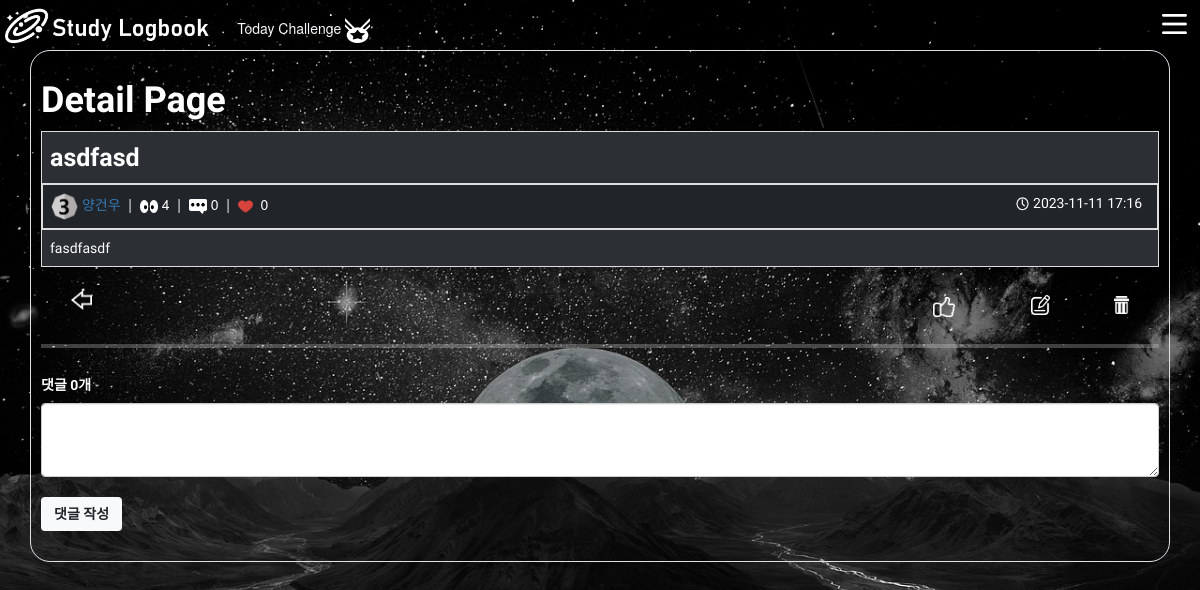
Page /plans/1/ (signed in) on the committed database.
### plans/models.py (models this page shows)
class Plan(models.Model):
    user = models.ForeignKey(
        settings.AUTH_USER_MODEL, on_delete=models.CASCADE, related_name='user_plans'
    )
    like_users = models.ManyToManyField(
        settings.AUTH_USER_MODEL, related_name='like_plans'
    )
    title = models.CharField(max_length=200)
    content = models.TextField()
    count = models.PositiveIntegerField(default=0)
    image = models.ImageField(blank=True)
    created_at = models.DateTimeField(auto_now_add=True)
    updated_at = models.DateTimeField(auto_now=True)

### accounts/models.py (models this page shows, shortened)
class User(AbstractBaseUser, PermissionsMixin):
    followings = models.ManyToManyField('self', symmetrical=False, related_name='followers')
    beakjoon_nickname = models.CharField('백준 닉네임',max_length=30, blank=True)
    beakjoon_rank = models.CharField(max_length=30, blank=True, null=True)
    email = models.EmailField('이메일', unique=True)
    username = models.CharField('이름', max_length=30)
    is_staff = models.BooleanField('스태프 권한', default=False)
    is_active = models.BooleanField('사용중', default=True)
    date_joined = models.DateTimeField('가입일', default=timezone.now)
    image = models.ImageField(blank=True)
    objects = UserManager()
    USERNAME_FIELD = 'email'                     # email을 사용자의 식별자로 설정
    REQUIRED_FIELDS = ['username']                   # 필수입력값
    class Meta:
        verbose_name = _('user')
        verbose_name_plural = _('users')
        swappable = 'AUTH_USER_MODEL'
    @property
    def users(self):
        users = get_user_model().objects.all()
        return users

### plans/views.py (the view)
# urls.py: path('<int:pk>/', views.detail, name='detail'),
@login_required
def detail(request, pk):
    plan = Plan.objects.get(pk=pk)
    plan.count += 1
    plan.save()
    comment_form = CommentForm()
    comments = plan.comments.all()
    context = {
        'plan': plan,
        'comment_form': comment_form,
        'comments': comments,
    }
    return render(request, 'plans/detail.html', context)

### plans/forms.py
class CommentForm(forms.ModelForm):
    class Meta:
        model = Comment
        fields = ('comment_content',)

### plans/templates/plans/detail.html (shortened to what this page needs)
{% extends "base.html" %}
{% load static %}
{% block css %}
    <link rel="stylesheet" href="https://maxcdn.bootstrapcdn.com/bootstrap/3.3.2/css/bootstrap.min.css">
    {% endblock css %}
{% block content %}
    <div class='container border bg-dark.bg-gradient p-3 rounded-5'>
        <a href="{% url "plans:index" %}">
            <h1 class='font fw-bold text-white'>Detail Page</h1>
        </a>
        <table class="table table-striped table-bordered table-dark">
            <tr>
                <th class='font col-md-2 align-middle fs-1' colspan='2'>{{ plan.title }}</th>
            </tr>
            <tr>
                <div>
                    <td class='col-md-12 d-flex justify-content-between' colspan='2'>
                        <div>
                            <img src="{% static 'Rank/'|add:plan.user.beakjoon_rank|add:'.png' %}" width="27" height="27" alt="asd">&nbsp;<a href="{% url "accounts:profile" plan.user.pk %}">{{ plan.user.username }}</a> &nbsp;|&nbsp;
                            <img src={% static "hit_img.png" %} alt="logo_medal.png" width="18" height="13">&nbsp;<span>{{ plan.count }}</span> &nbsp;|&nbsp;
                            <img src={% static "comment_img.png" %} alt="logo_medal.png" width="18" height="15">&nbsp;<span id="cnt2">{{ plan.comments.all|length }}</span> &nbsp;|&nbsp;
                            <img src={% static "like_img.png" %} alt="logo_medal.png" width="15" height="15">&nbsp; <span id="likes-count">{{ plan.like_users.all|length }}</span>
                        </div>
                        <div class ='font'>
                            <img src={% static "time2_img.png" %} alt="logo_medal.png" width="15" height="15">&nbsp;{{ plan.updated_at | date:"Y-m-d H:i" }}&nbsp;&nbsp;
                        </div>
                    </td>
                </div>
            </tr>
            <tr>
                <td class='font' colspan='2' style="word-break:break-all">{{ plan.content | linebreaksbr }}</td>
            </tr>
        </table>
        {% if request.user == plan.user %}
        <div class='d-flex justify-content-between'>
            <div>
                <a class = 'mx-5' href="{% url "plans:index" %}">
                    <img src="{% static "back.png" %}" alt="back" height="20px">
                </a>
            </div>
            <div>
                <a class = 'mx-5 likeA btn' data-plan-id="{{ plan.pk }}">
                    <img src={% static "like3_img.png" %} alt="like_medal.png" height="20">
                </a>
                <a class = 'mx-5' href="{% url "plans:update" plan.pk %}" enctype='multipart/form-data'>
                    <img src={% static "update.png" %} alt="like_medal.png" height="20">
                </a>
                <a class = 'mx-5' href="{% url "plans:delete" plan.pk %}">
                    <img src={% static "trash.png" %} alt="like_medal.png" height="18">
                </a>
            </div>
        </div>
        {% endif %}
        <hr class='border-4'>
        <div>
            <h5 id="commentCnt" class='fw-bold text-white font'>댓글 <span id="commentNum">{{ plan.comments.all|length }}</span>개</h5>
            <form action="{% url "plans:comments_create" plan.pk %}" method="post" class="form-horizontal">
                <textarea rows="3" class="form-control" name="comment_content"></textarea>
                <br>
                <button class="btn btn-light text-dark mouse fw-bold font " id="btn_cursor" type="submit">댓글 작성</button>
                </form>
        </div>
        <br>
    </div>
{% endblock content %}

### static/style.css (style rules this page uses)
.container { display : flex; flex-direction: column; }
a,a:link { cursor: url(test_mouse.png) 2 2, auto; }
#btn_cursor { cursor: url(test_mouse.png) 2 2, auto; }
body { min-height: 100vh; background :url('background3.jpg') ; background-size : cover; cursor: url(test_mouse.png) 2 2, auto; }

### plans/templates/plans/detail.html (style rules this page uses)
.font { font-family: 'Gowun Dodum', sans-serif; }

### rows in the picture
Plan: title "asdfasd", user.username "양건우", count "4", comments.all|length "0", like_users.all|length "0", updated_at "2023-11-11 17:16", content "fasdfasdf"
